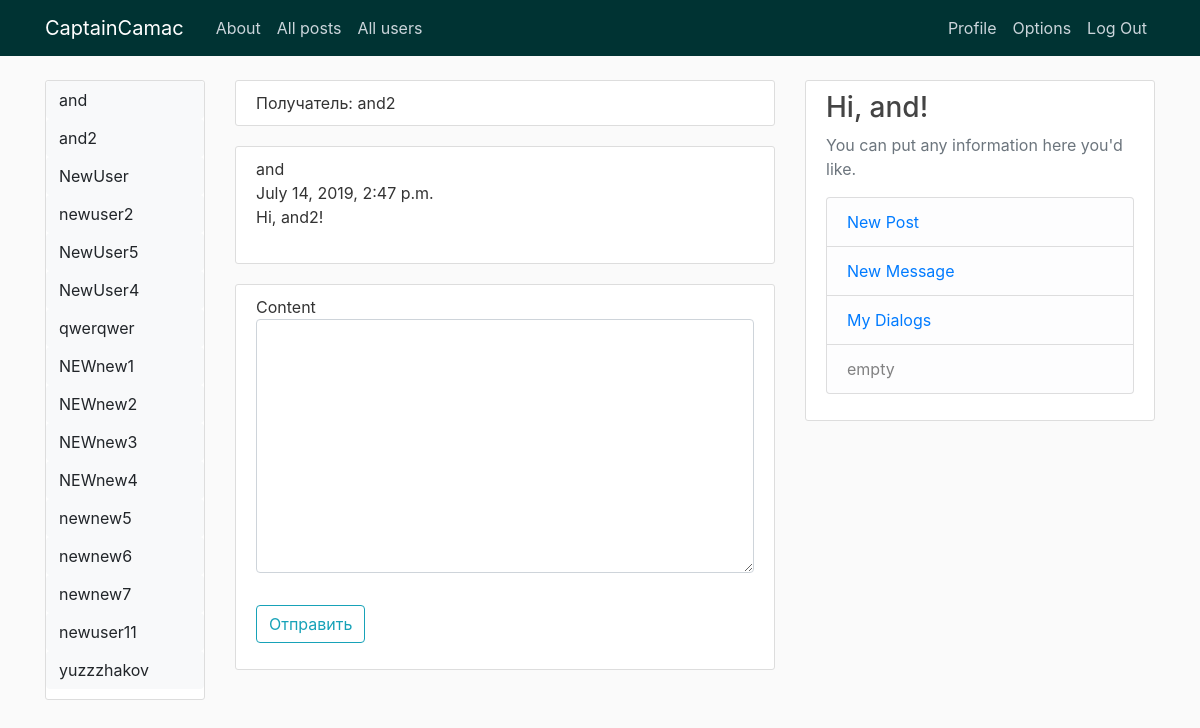
/dialogs/2/ (signed in), run on an earlier commit of the app's database.
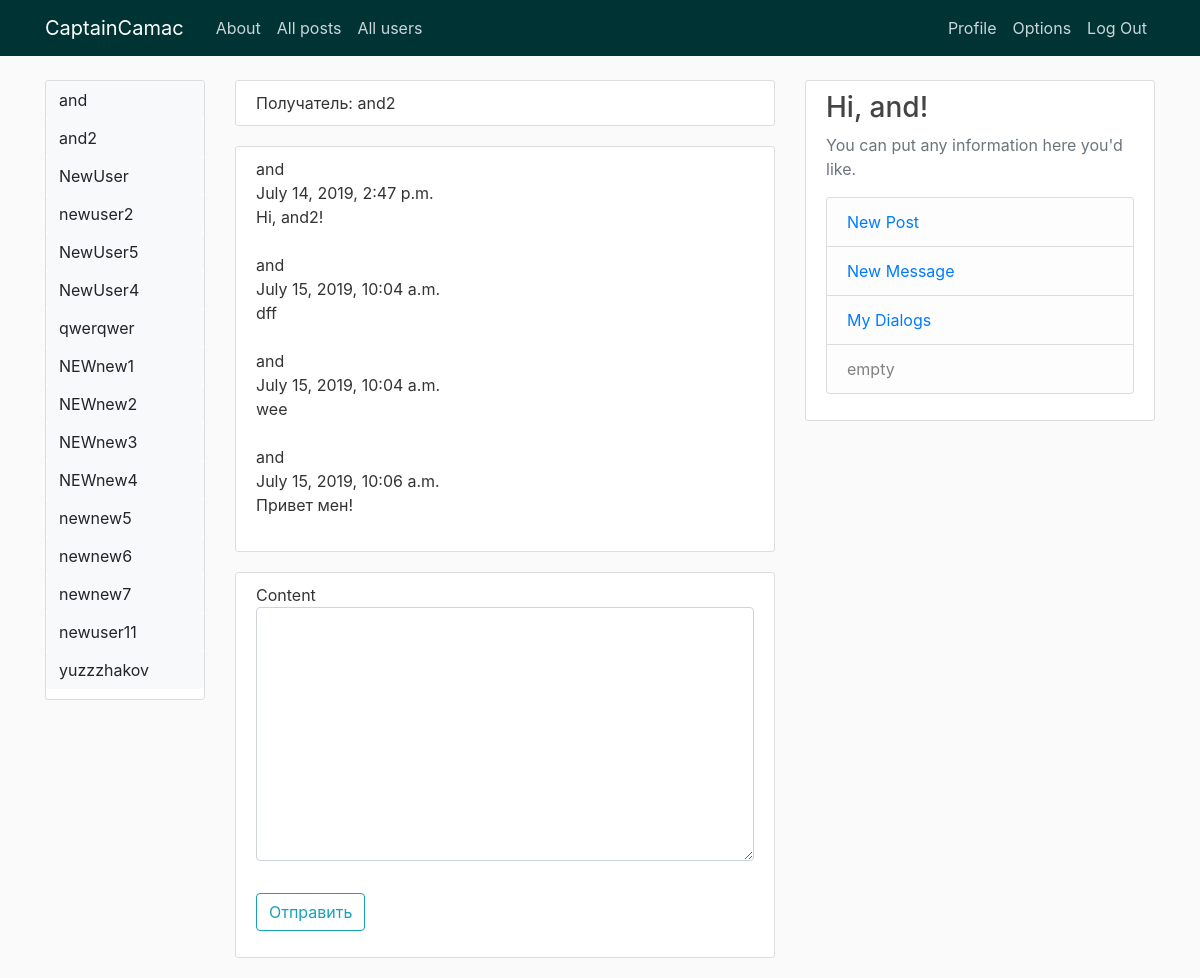
And on a later commit of the database.
### dialogs/models.py (models this page shows, shortened)
class Message(models.Model):
    content = models.TextField(max_length=1000)
    date_send = models.DateTimeField(default=timezone.now)
    sender = models.ForeignKey(User, on_delete=models.CASCADE)
    chat = models.ForeignKey(Chat, on_delete=models.CASCADE, related_name='messages')
    is_read = models.BooleanField(default=False)
    class Meta:
        ordering = ['date_send']

### dialogs/views.py (the view)
# urls.py: path('dialogs/<int:id>/', DialogView.as_view(), name='dialog-view'),
class DialogView(LoginRequiredMixin, View):
    template = 'dialogs/dialogs.html'
    model_form = MessageForm
    def get(self, request, id):
        users = User.objects.all()
        has_mess = False
        chat = Chat.objects.get(id=id)
        members = chat.members.all()
        for user in members:
            if user != self.request.user:
                receiver = user
            else:
                receiver = self.request.user
        if chat.messages.count() != 0:
            has_mess = True
        return render(request, self.template, context={'users': users, 'chat': chat, 'receiver': receiver, 'has_mess': has_mess, 'form': self.model_form})

### dialogs/templates/dialogs/dialogs.html (shortened to what this page needs)
{% extends "base/base.html" %}
{% load crispy_forms_tags %}
{% block content %}
<div class="row">
    <div class="col-md-3">
        <div class="content-section">
            <div class="contentminpad">
                {% for user in users %}
                <div>
                    <form action="{% url 'dialog-check' user.id %}" method='get'>
                        <button type="submit" class="btn btn-light btn-block button-class">{{ user.username }}</button>
                    </form>
                </div>
                {% endfor %}
            </div>
        </div>
    </div>
    <div class="col-md-9">
        {% if chat %}
        <div class="content-section">
            Получатель: {{ receiver.username }}
        </div>
        {% endif %}
        <div class="content-section">
            {% if chat %}
                {% if has_mess %}
                    {% for message in chat.messages.all %}
                        {{ message.sender.username }}</br>
                        {{ message.date_send }}</br>
                        {{ message.content }}</br>
                    {% endfor %}
                {% else %}
                    Тут пока нет сообщений
                {% endif %}
            {% else %}
                Нажми на пользователя, чтобы открыть чат
            {% endif %}
        </div>
        {% if chat %}
        <div class="content-section">
            <form action="{% url 'message-create' chat.id %}" method="post">
                <fieldset class="form-group">
                    {% for field in form %}
                    <div class="form-group">
                        {{ field.label }}
                        {{ field }}
                    </div>
                    {% endfor %}
                </fieldset>
                <div class="form-group">
                    <button class="btn btn-outline-info" type="submit">Отправить</button>
                </div>
            </form>
        </div>
        {% endif %}
    </div>
</div>
{% endblock content %}

### base/templates/base/base.html (shortened to what this page needs)
{% load static %}
<!DOCTYPE html>
<html lang="en">
<head>
    <link rel="stylesheet" href="https://stackpath.bootstrapcdn.com/bootstrap/4.3.1/css/bootstrap.min.css">
    <link rel="stylesheet" type="text/css" href="{% static 'base/main.css' %}">
    <link rel="stylesheet" type="text/css" href="{% static 'dialogs/dialogs.css' %}">
</head>
<body>
    <header class="site-header">
        <nav class="navbar navbar-expand-md navbar-dark bg-steel fixed-top">
            <div class="container">
                <a class="navbar-brand mr-4" href="{% url 'blog-home' %}">CaptainCamac</a>
                <div class="collapse navbar-collapse" id="navbarToggle">
                    <div class="navbar-nav mr-auto">
                        <a class="nav-item nav-link" href="{% url 'blog-about' %}">About</a>
                        <a class="nav-item nav-link" href="{% url 'blog-home' %}">All posts</a>
                        <a class="nav-item nav-link" href="{% url 'all-users' %}">All users</a>
                    </div>
                    <div class="navbar-nav">
                        {% if user.is_authenticated %}
                            <a class="nav-item nav-link" href="{% url 'profile' user.id %}">Profile</a>
                            <a class="nav-item nav-link" href="{% url 'options' %}">Options</a>
                            <a class="nav-item nav-link" href="{% url 'logout' %}">Log Out</a>
                        {% else %}
                            <a class="nav-item nav-link" href="{% url 'login' %}">Login</a>
                            <a class="nav-item nav-link" href="{% url 'register' %}">Register</a>
                        {% endif %}
                    </div>
                </div>
            </div>
        </nav>
    </header>
    <main role="main" class="container">
        <div class="row">
            <div class="col-md-8">
                {% block content %}
                {% endblock %}
            </div>
            <div class="col-md-4">
                <div class="content-section">
                    {% if user.is_authenticated %}
                        <h3>Hi, {{ user.username }}!</h3>
                        <p class='text-muted'>You can put any information here you'd like.
                        <ul class="list-group">
                            <li class="list-group-item list-group-item-light">
                                <a href="{% url 'post-create' %}">New Post</a>
                            </li>
                            <li class="list-group-item list-group-item-light">
                                <a href="#">New Message</a>
                            </li>
                            <li class="list-group-item list-group-item-light">
                                <a href="{% url 'dialogs' %}">My Dialogs</a>
                            </li>
                            <li class="list-group-item list-group-item-light">
                                empty
                            </li>
                        </ul>
                        </p>
                    {% else %}
                        <h3>Please, log in</h3>
                    {% endif %}
                </div>
            </div>
        </div>
    </main>
</body>
</html>

What changed in the data, as far as the page shows it:
added Message: sender.username "and", date_send "July 15, 2019, 10:04 a.m.", content "dff"
added Message: sender.username "and", date_send "July 15, 2019, 10:04 a.m.", content "wee"
added Message: sender.username "and", date_send "July 15, 2019, 10:06 a.m.", content "Привет мен!"
